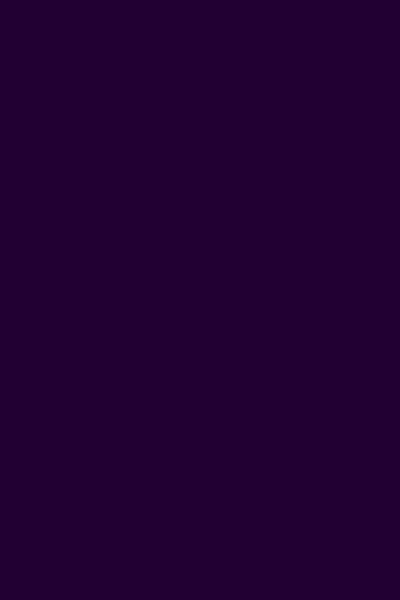
Frame 1 (no input)
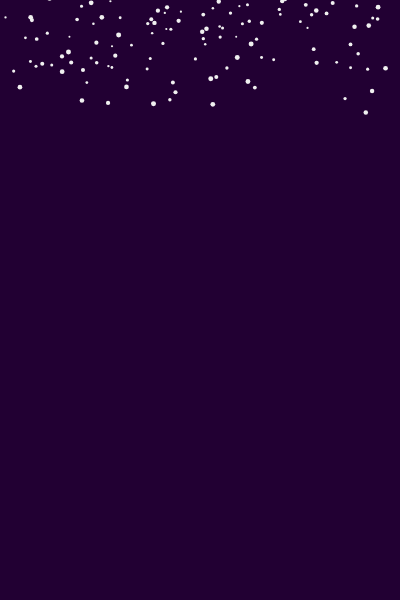
Frame 60 (no input)
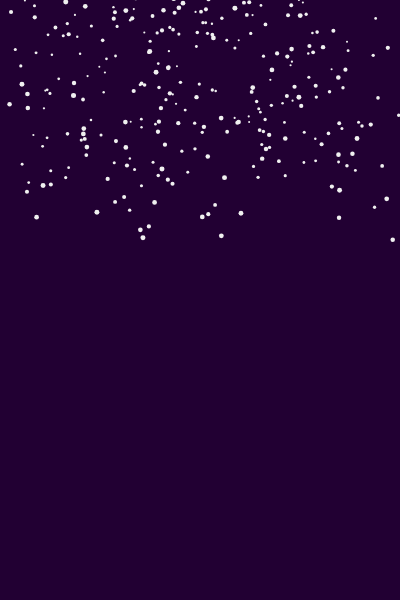
Frame 120 (the mouse pressed at the canvas centre since frame 60)

The p5.js sketch that drew these frames (run headless with seeded random() and noise() and a simulated clock; from frame 60 on, the mouse is pressed at the canvas centre):

// p5.js sketch
// ── sketch.js
let snowflakes = [];


function setup() {
    createCanvas(400, 600);
    fill(240);
    noStroke();
}

function draw(){
    background(34, 0, 51);
    let t = frameCount/60;
    for(var i = 0; i < random(5); i++){
        snowflakes.push(new snowflake());
    }
    for(let flake of snowflakes){
        flake.update(t);
        flake.display();
    }
}



function snowflake(){
    this.posX = 0;
    this.posY = random(-50, 0);
    this.initialAngle = random(0, 2*PI);
    this.size = random(2, 5);
    this.radius = sqrt(random(pow(width/2, 2)));
    this.update = function(time){
        let w = 0.6; //Angular velocity
        let angle = w*time + this.initialAngle;
        this.posX = width/2 + this.radius * sin(angle);
        this.posY += pow(this.size, 0.5);
        if(this.posY > height){
            let index = snowflakes.indexOf(this);
            snowflakes.splice(index, 1);
        }
    };
    this.display = function() {
        ellipse(this.posX, this.posY, this.size);
    };
}
